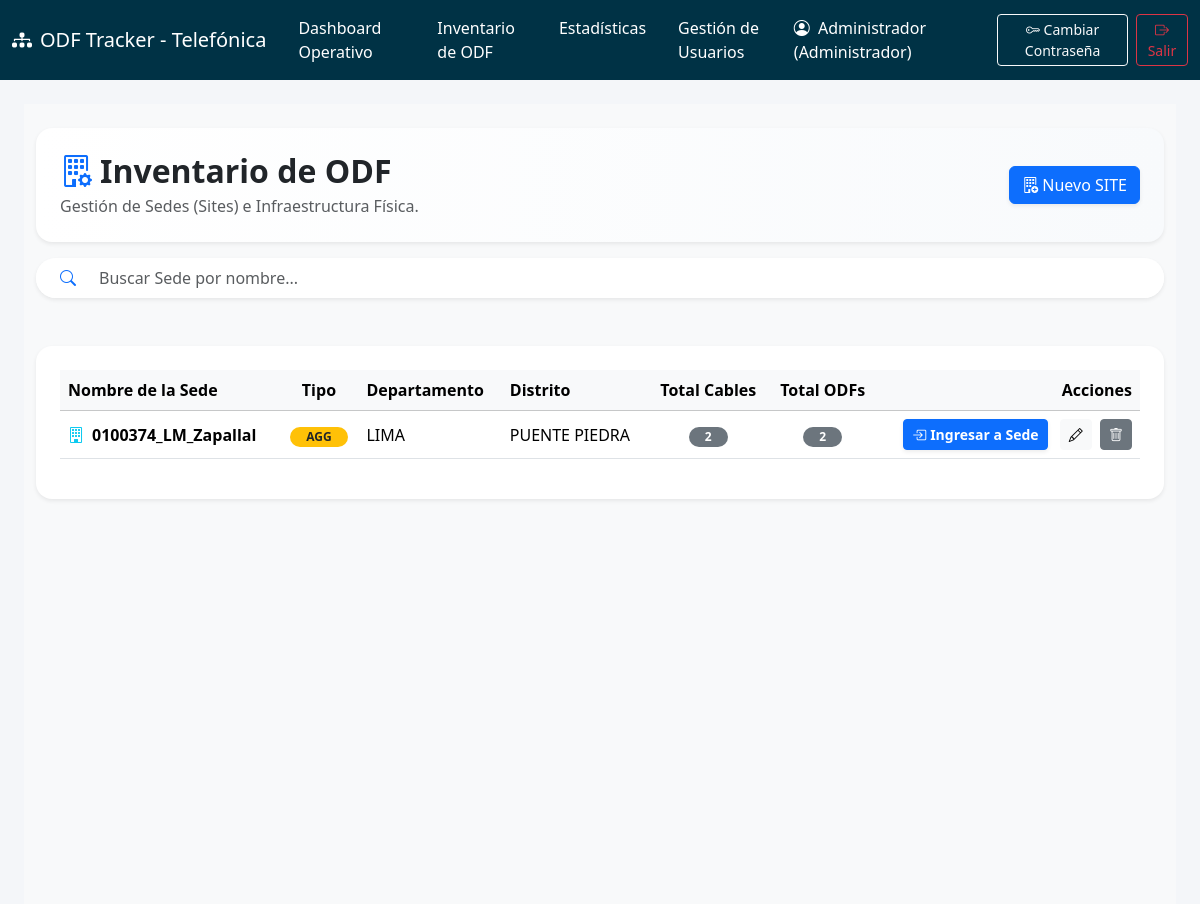
The app's page /admin_infraestructura.php (signed in) with its own data.
### tables this page shows
CREATE TABLE `site` (
  `id_site` int(11) NOT NULL,
  `nombre` varchar(100) NOT NULL,
  `direccion` varchar(255) DEFAULT NULL,
  `departamento` varchar(80) DEFAULT NULL,
  `distrito` varchar(80) DEFAULT NULL,
  `tipo` enum('PAG','AGG','SITE','AGG/PAG') NOT NULL DEFAULT 'SITE',
  `activo` tinyint(4) DEFAULT 1
);

### classes/Database.php (called while the page is built, shortened)
<?php
class Database {
    private static $instance = null;
    private $pdo;
    private function __construct() {
        $this->pdo = \App\Core\DatabaseConnection::getSharedInstance();
    }
    public static function getInstance() {
        if (self::$instance == null) {
            self::$instance = new Database();
        }
        return self::$instance;
    }
    public function getConnection() {
        return $this->pdo;
    }
}
?>

### app/Core/Env.php (called while the page is built, shortened)
<?php
class Env
{
    public static function load(?string $filePath = null): void
    {
        if ($filePath === null) {
            $filePath = dirname(__DIR__, 2) . '/.env';
        }
        if (!file_exists($filePath) || !is_readable($filePath)) {
            return;
        }
    }
    public static function get(string $key, mixed $default = null): mixed
    {
        $value = $_ENV[$key] ?? $_SERVER[$key] ?? getenv($key);
        return match (strtolower((string)$value)) {
            'true', '(true)' => true,
            'false', '(false)' => false,
            'null', '(null)' => null,
            'empty', '(empty)' => '',
            default => $value,
        };
    }
}

### app/Core/DatabaseConnection.php (called while the page is built, shortened)
<?php
class DatabaseConnection
{
    public static function create(?array $customConfig = null): PDO
    {
        $host       = $customConfig['host'] ?? Env::get('DB_HOST', '127.0.0.1');
        $port       = $customConfig['port'] ?? Env::get('DB_PORT', 3306);
        $database   = $customConfig['database'] ?? Env::get('DB_DATABASE', 'inventario_odf');
        $username   = $customConfig['username'] ?? Env::get('DB_USERNAME', 'root');
        $password   = $customConfig['password'] ?? Env::get('DB_PASSWORD', '');
        $charset    = $customConfig['charset'] ?? Env::get('DB_CHARSET', 'utf8mb4');
        $maxRetries = (int)($customConfig['max_retries'] ?? Env::get('DB_MAX_RETRIES', 3));
        $delayMs    = (int)($customConfig['retry_delay_ms'] ?? Env::get('DB_RETRY_DELAY_MS', 200));
        $dsn = "mysql:host={$host};port={$port};dbname={$database};charset={$charset}";
        $options = [
            PDO::ATTR_ERRMODE            => PDO::ERRMODE_EXCEPTION,
            PDO::ATTR_DEFAULT_FETCH_MODE => PDO::FETCH_ASSOC,
            PDO::ATTR_EMULATE_PREPARES   => false,
        ];
        $attempt = 0;
        $lastException = null;
        while ($attempt < $maxRetries) {
            $attempt++;
            try {
                return new PDO($dsn, $username, $password, $options);
            } catch (PDOException $e) {
                $lastException = $e;
                if ($attempt < $maxRetries) {
                    usleep($delayMs * 1000 * $attempt);
                }
            }
        }
        throw new PDOException(
            sprintf("Fallo de conexión a la base de datos tras %d intentos: %s", $maxRetries, $lastException?->getMessage()),
            (int)($lastException?->getCode() ?? 0),
            $lastException
        );
    }
}

### classes/Infraestructura.php (called while the page is built, shortened)
<?php
require_once __DIR__ . '/Database.php';
class Infraestructura {
    private $pdo;
    public function __construct() {
        $this->pdo = Database::getInstance()->getConnection();
    }
    public function getSitesWithCounts() {
        $stmt = $this->pdo->query("
            SELECT s.*,
                   (SELECT COUNT(*) FROM ODF WHERE id_site = s.id_site AND activo = 1) as total_odfs,
                   (SELECT COUNT(*) FROM CableAlimentacion WHERE id_site = s.id_site AND activo = 1) as total_cables
            FROM Site s
            WHERE s.activo = 1
            ORDER BY s.nombre
        ");
        return $stmt->fetchAll();
    }
}
?>

### admin_infraestructura.php (the view, shortened to what this page needs)
<?php
require_once 'config/database.php';
require_once 'classes/Infraestructura.php';
$infra = new Infraestructura();
$sites = $infra->getSitesWithCounts();
$tiposSite = ['PAG' => 'bg-danger', 'AGG' => 'bg-warning text-dark', 'SITE' => 'bg-info text-dark', 'AGG/PAG' => 'bg-primary'];
require_once 'views/header.php';
?>
<div class="container-fluid py-4 bg-light min-vh-100">
    <div class="row mb-4">
        <div class="col-12">
            <div class="d-flex justify-content-between align-items-center bg-white p-4 rounded-4 shadow-sm border-0 mb-3" style="background: linear-gradient(to right, #ffffff, #f8fafc);">
                <div>
                    <h2 class="fw-bold text-dark mb-0"><i class="bi bi-building-gear text-primary me-2"></i>Inventario de ODF</h2>
                    <p class="text-muted mb-0 mt-1">Gestión de Sedes (Sites) e Infraestructura Física.</p>
                </div>
                <div class="d-flex gap-2">
                    <button class="btn btn-primary shadow-sm btn-rounded" data-bs-toggle="modal" data-bs-target="#modalSite"><i class="bi bi-building-add me-1"></i>Nuevo SITE</button>
                </div>
            </div>
            <div class="input-group shadow-sm rounded-pill overflow-hidden bg-white mb-4">
                <span class="input-group-text bg-white border-0 ps-4 text-primary"><i class="bi bi-search"></i></span>
                <input type="text" id="siteSearch" class="form-control border-0 py-2" placeholder="Buscar Sede por nombre..." oninput="filterSites()">
            </div>
        </div>
    </div>
    <div class="card shadow-sm border-0 rounded-4">
        <div class="card-body p-4">
            <div class="table-responsive">
                <table class="table table-hover align-middle">
                    <thead class="table-light">
                        <tr>
                            <th>Nombre de la Sede</th>
                            <th class="text-center">Tipo</th>
                            <th>Departamento</th>
                            <th>Distrito</th>
                            <th class="text-center">Total Cables</th>
                            <th class="text-center">Total ODFs</th>
                            <th class="text-end">Acciones</th>
                        </tr>
                    </thead>
                    <tbody id="siteTableBody">
                        <?php foreach ($sites as $s): ?>
                        <tr class="site-row">
                            <td class="fw-bold site-name-cell"><i class="bi bi-building text-info me-2"></i><?= htmlspecialchars($s['nombre']) ?></td>
                            <td class="text-center site-type-cell"><span class="badge <?= $tiposSite[$s['tipo']] ?? 'bg-secondary' ?> rounded-pill px-3"><?= htmlspecialchars($s['tipo']) ?></span></td>
                            <td><?= htmlspecialchars($s['departamento']) ?></td>
                            <td><?= htmlspecialchars($s['distrito']) ?></td>
                            <td class="text-center"><span class="badge bg-secondary rounded-pill px-3"><?= $s['total_cables'] ?></span></td>
                            <td class="text-center"><span class="badge bg-secondary rounded-pill px-3"><?= $s['total_odfs'] ?></span></td>
                            <td class="text-end">
                                <a href="admin_site_detalle.php?id_site=<?= $s['id_site'] ?>" class="btn btn-sm btn-primary btn-rounded fw-bold shadow-sm me-2"><i class="bi bi-box-arrow-in-right me-1"></i>Ingresar a Sede</a>
                                <button class="btn btn-sm btn-light btn-rounded me-1" onclick="editSite(<?= $s['id_site'] ?>, '<?= addslashes($s['nombre']) ?>', '<?= addslashes($s['direccion']) ?>', '<?= addslashes($s['departamento']) ?>', '<?= addslashes($s['distrito']) ?>', '<?= addslashes($s['tipo']) ?>')"><i class="bi bi-pencil"></i></button>
                                <?php if ($s['total_cables'] > 0 || $s['total_odfs'] > 0): ?>
                                    <button type="button" class="btn btn-sm btn-secondary btn-rounded" title="No se puede eliminar la sede mientras contenga Cables u ODFs." onclick="alert('No se puede eliminar la Sede porque aún contiene ODFs o Cables registrados. Por favor, elimine la infraestructura asociada primero.')"><i class="bi bi-trash"></i></button>
                                <?php endif; ?>
                            </td>
                        </tr>
                        <?php endforeach; ?>
                    </tbody>
                </table>
            </div>
        </div>
    </div>
</div>
<?php require_once 'views/footer.php'; ?>

### views/header.php (style rules this page uses)
body { background-color: #f4f6f9; }

### records on screen
site: nombre "0100374_LM_Zapallal", tipo "AGG", departamento "LIMA", distrito "PUENTE PIEDRA", total_cables "2", total_odfs "2"

### other values on screen
$_SESSION['usuario']['nombre'] "Administrador"
$_SESSION['usuario']['rol'] "Administrador"
